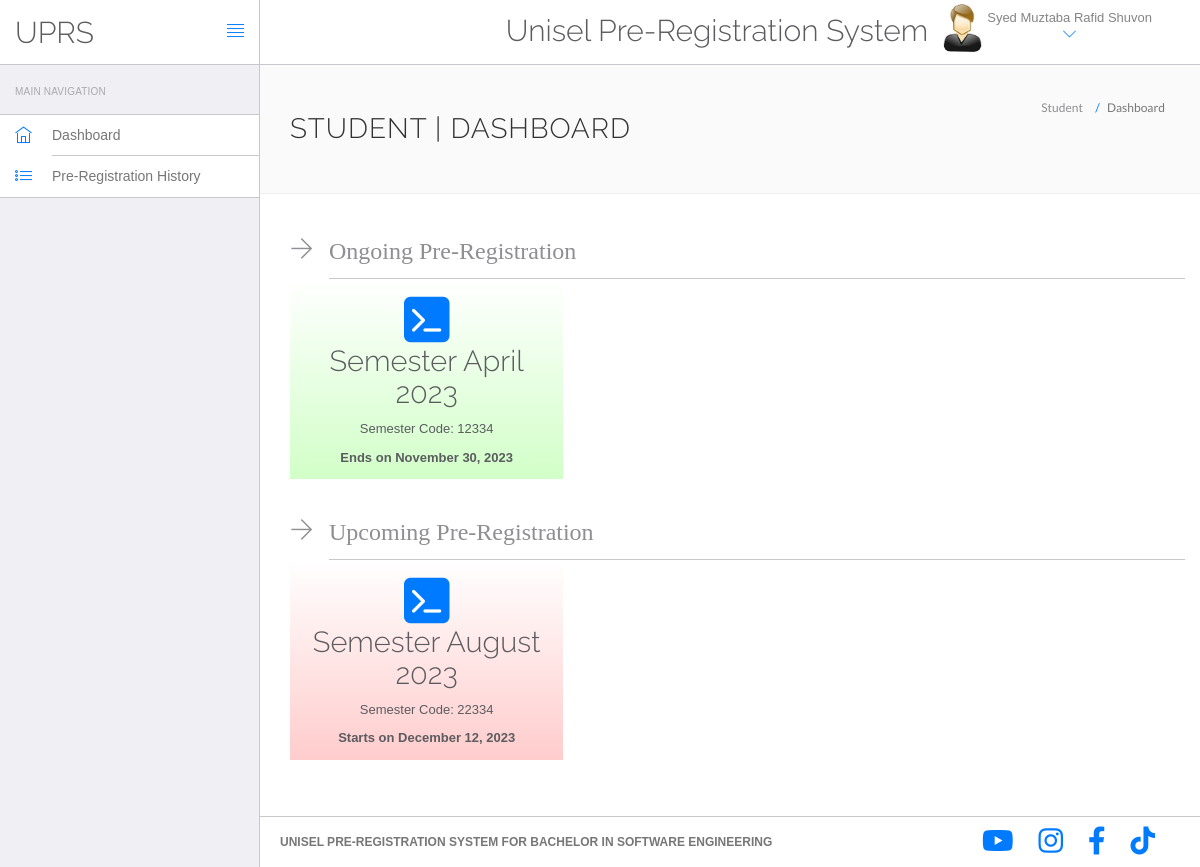
The page /user/dashboard.php (signed in) on the database its author committed.
### tables this page shows
CREATE TABLE `user` (
  `uid` int(11) NOT NULL,
  `name` varchar(100) DEFAULT NULL,
  `studentId` varchar(15) DEFAULT NULL,
  `icno` varchar(15) DEFAULT NULL,
  `email` varchar(50) DEFAULT NULL,
  `contactNo` text DEFAULT NULL,
  `intake` int(11) DEFAULT NULL,
  `pCode` varchar(6) DEFAULT NULL,
  `password` varchar(200) NOT NULL,
  `userType` varchar(5) NOT NULL,
  `CreationDate` datetime NOT NULL DEFAULT current_timestamp()
);

CREATE TABLE `semester` (
  `sid` int(11) NOT NULL,
  `SemesterCode` int(10) NOT NULL,
  `semesterName` varchar(30) NOT NULL,
  `CreationDate` datetime NOT NULL DEFAULT current_timestamp(),
  `status` int(1) NOT NULL,
  `startDate` datetime DEFAULT NULL,
  `endDate` datetime DEFAULT NULL
);

### src/user/dashboard.php (the view, shortened to what this page needs)
<?php
include('include/config.php');
if (strlen(($_SESSION['id'] == 0) || (strlen($_SESSION['login'] == 0)))) {
	header('location:logout.php');
} else {
?>
	<!DOCTYPE html>
	<html lang="en">
	<head>
		<link rel="stylesheet" href="vendor/bootstrap/css/bootstrap.min.css">
		<link rel="stylesheet" href="vendor/fontawesome/css/font-awesome.min.css">
		<link rel="stylesheet" href="vendor/themify-icons/themify-icons.min.css">
		<link href="vendor/animate.css/animate.min.css" rel="stylesheet" media="screen">
		<link href="vendor/perfect-scrollbar/perfect-scrollbar.min.css" rel="stylesheet" media="screen">
		<link href="vendor/switchery/switchery.min.css" rel="stylesheet" media="screen">
		<link href="vendor/bootstrap-touchspin/jquery.bootstrap-touchspin.min.css" rel="stylesheet" media="screen">
		<link href="vendor/select2/select2.min.css" rel="stylesheet" media="screen">
		<link href="vendor/bootstrap-datepicker/bootstrap-datepicker3.standalone.min.css" rel="stylesheet" media="screen">
		<link href="vendor/bootstrap-timepicker/bootstrap-timepicker.min.css" rel="stylesheet" media="screen">
		<link rel="stylesheet" href="assets/css/styles.css">
		<link rel="stylesheet" href="assets/css/plugins.css">
		<link rel="stylesheet" href="assets/css/themes/theme-1.css" id="skin_color" />
	</head>
	<body>
		<div id="app">
			<?php include('include/sidebar.php'); ?>
			<div class="app-content">
				<?php include('include/header.php'); ?>
				<div class="main-content">
					<div class="wrap-content container" id="container">
						<section id="page-title">
							<div class="row">
								<div class="col-sm-8">
									<h1 class="mainTitle">Student | Dashboard</h1>
								</div>
								<ol class="breadcrumb">
									<li>
										<span>Student</span>
									</li>
									<li class="active">
										<span>Dashboard</span>
									</li>
								</ol>
							</div>
						</section>
						<div class="container-fluid container-fullw bg-white">
							<div class="row">
								<div class="item-content">
									<div class="item-media" style="font-size: 24px;">
										<i class="ti-arrow-right"></i>
									</div>
									<div class="item-inner" style="font-size: 24px; font-family: serif;">
										<span class="title">Ongoing Pre-Registration</span>
									</div>
								</div>
								<div class="container">
									<?php
									$sql = "SELECT * FROM `semester` WHERE `status` = 2;";
									$result = mysqli_query($con, $sql);
									if (!$result) {
										echo "Error: " . mysqli_error($con);
									} else {
										$count = 0;
										while ($row = mysqli_fetch_assoc($result)) {
											if ($count % 3 == 0) {
												echo '<div class="row">';
											}
											$sid = $row['sid'];
									?>
											<div class="col-sm-4">
												<?php
												$sidToCheck = $sid;
												$existingSids = array();
												if (in_array($sidToCheck, $existingSids)) {
													echo '<div onclick="showAlreadyCompletedAlert();" style="cursor: pointer;">';
												} else {
													echo '<a href="addCourse.php?sid=' . $sidToCheck . '">';
												}
												?>
												<div class="panel panel-white no-radius text-center" style="background: linear-gradient(to top, rgba(104, 255, 72, 0.30), rgba(0, 0, 0, 0));">
													<div class="panel-body" style="height: 200px;">
														<span class="fa-stack fa-2x">
															<i class="fa fa-square fa-stack-2x text-primary"></i>
															<i class="fa fa-terminal fa-stack-1x fa-inverse"></i>
														</span>
														<h2 class="StepTitle" style="font-size: 29px;"><?php echo htmlentities($row['semesterName']); ?></h2>
														<p class="links cl-effect-1">
															<?php echo 'Semester Code: ' . htmlentities($row['SemesterCode']); ?>
														</p>
														<?php
														$endDate = new DateTime($row['endDate']);
														$formattedDate = $endDate->format('F j, Y');
														?>
														<p class="links cl-effect-1" style="font-weight: bold;">
															<?php echo 'Ends on ' . htmlentities($formattedDate); ?>
														</p>
													</div>
												</div>
												<?php
												if (in_array($sidToCheck, $existingSids)) {
													echo '</div>';
												} else {
													echo '</a>';
												}
												?>
											</div>
									<?php
											$count++;
										}
										if ($count % 3 != 0) {
											echo '</div>';
										}
									}
									?>
								</div>
								<div class="item-content">
									<div class="item-media" style="font-size: 24px;">
										<i class="ti-arrow-right"></i>
									</div>
									<div class="item-inner" style="font-size: 24px; font-family: serif;">
										<span class="title">Upcoming Pre-Registration</span>
									</div>
								</div>
								<div class="container">
									<?php
									$sql = "SELECT * FROM `semester` WHERE `status` = 1;";
									$result = mysqli_query($con, $sql);
									if (!$result) {
										echo "Error: " . mysqli_error($con);
									} else {
										$count = 0;
										while ($row = mysqli_fetch_assoc($result)) {
											if ($count % 3 == 0) {
												echo '<div class="row">';
											}
									?>
											<div class="col-sm-4">
												<div class="panel panel-white no-radius text-center" style="background: linear-gradient(to top, rgba(255, 0, 0, 0.2), rgba(0, 0, 0, 0));">
													<div class="panel-body" style="height: 200px;">
														<span class="fa-stack fa-2x">
															<i class="fa fa-square fa-stack-2x text-primary"></i>
															<i class="fa fa-terminal fa-stack-1x fa-inverse"></i>
														</span>
														<h2 class="StepTitle" style="font-size: 29px;"><?php echo htmlentities($row['semesterName']); ?></h2>
														<p class="links cl-effect-1">
															<?php echo 'Semester Code: ' . htmlentities($row['SemesterCode']); ?>
														</p>
														<?php
														$startDate = new DateTime($row['startDate']);
														$startDate->modify('+1 minute');
														$formattedDated = $startDate->format('F j, Y');
														?>
														<p class="links cl-effect-1" style="font-weight: bold;">
															<?php echo 'Starts on ' . htmlentities($formattedDated); ?>
														</p>
													</div>
												</div>
											</div>
									<?php
											$count++;
										}
										if ($count % 3 != 0) {
											echo '</div>';
										}
									}
									?>
								</div>
							</div>
						</div>
					</div>
				</div>
			</div>
			<?php include('include/footer.php'); ?>
		</div>
	</body>
	</html>
<?php } ?>

### src/user/include/header.php (shortened to what this page needs)
<header class="navbar navbar-default navbar-static-top">
					<div class="navbar-header">
						<a class="navbar-brand" href="#">
							<h2 style="padding-top:20% ">UPRS</h2>
						</a>
						<a href="#" class="sidebar-toggler pull-right visible-md visible-lg" data-toggle-class="app-sidebar-closed" data-toggle-target="#app">
							<i class="ti-align-justify"></i>
						</a>
					</div>
					<div class="navbar-collapse collapse">
						<ul class="nav navbar-right">
								<li  style="padding-top:2% ">
								<h2>Unisel Pre-Registration System</h2>
							</li>
							<li class="dropdown current-user">
								<a href class="dropdown-toggle" data-toggle="dropdown">
									<img src="assets/images/images.jpg"> <span class="username">
									<?php $query=mysqli_query($con,"select name from user where uid='".$_SESSION['id']."'");
while($row=mysqli_fetch_array($query))
{
	echo $row['name'];
}
									?> <i class="ti-angle-down"></i></i></span>
								</a>
							</li>
						</ul>
					</div>
				</header>

### src/user/assets/css/themes/theme-1.css (style rules this page uses)
body { background: #FAFAFA; }
header .navbar-header { background: #ffffff !important; border-right-color: #c8c7cc !important; border-bottom-color: #c8c7cc !important; }
header .navbar-header .sidebar-toggler, header .navbar-header .sidebar-mobile-toggler { color: #007aff !important; }
header .navbar-header .navbar-brand { color: #777 !important; }
header .navbar-collapse { background: #ffffff !important; border-bottom-color: #c8c7cc !important; box-shadow: none !important; }
header .navbar-collapse .navbar-right > li > a { color: #777; }
header .navbar-collapse .navbar-right > li > a i { color: #007aff !important; }

### src/user/include/footer.php (style rules this page uses)
body { font-size: 12px; }

### rows shown on the page
user: name "Syed Muztaba Rafid Shuvon"
semester: semesterName "Semester April 2023", SemesterCode "12334", endDate "November 30, 2023"
semester: semesterName "Semester August 2023", SemesterCode "22334", startDate "December 12, 2023"
